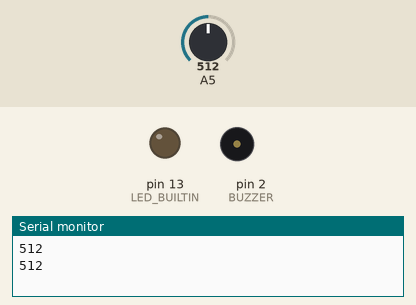
Recording of a sketch running on a simulated Arduino Uno, built with avr-gcc and run on an emulated ATmega328P. Parts: output pins drawn as LEDs (lit = HIGH), buzzer (waves = sounding), the last lines printed to the serial monitor. Inputs (shaded band) come from the test bench; at power-on: A5 = 512.

Above: at 1.8 s.
1.9 s: A5 set to 22
4.2 s: A5 set to 17
At 6.4 s:
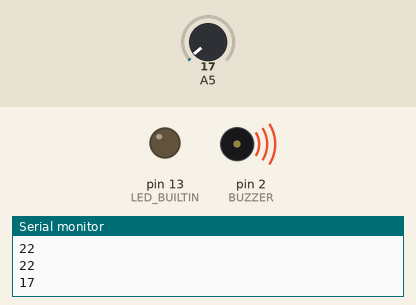
8.3 s: A5 set to 122
At 8.9 s:
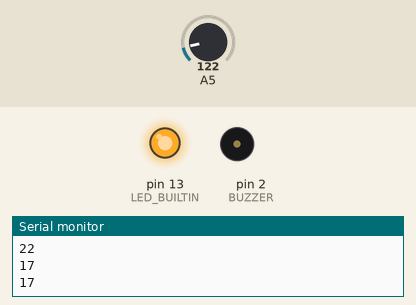
Timing chart, 0 to 11.3 s (numbered marks = the images above; inputs shaded):
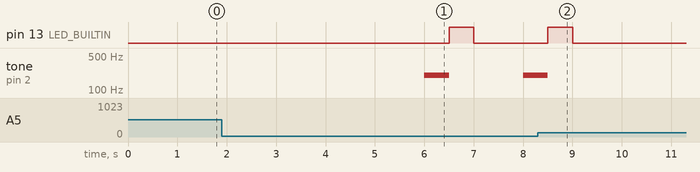

Measured:
- the behaviour switches between 20 and 19 on A5 (found by bisection; images 0 and 1)
- after the input at 4.2 s, pin 13 (LED_BUILTIN): LOW → HIGH after 2.3 s, → LOW 0.50 s later; tone on pin 2 (BUZZER): silent → 200 Hz after 1.8 s, → silent 0.50 s later, → 200 Hz 1.5 s later
- after the input at 8.3 s, pin 13 (LED_BUILTIN): goes on until 9.0 s, then stays LOW; tone on pin 2 (BUZZER): goes on until 8.5 s, then stays silent

The sketch:

SensoUltraSonik.ino
```cpp
#define BUZZER 2
#include <LiquidCrystal_I2C.h>

const int col = 16;
const int row = 2;
LiquidCrystal_I2C lcd(0x27, col, row);


void setup() {
  // put your setup code here, to run once:
Serial.begin(9600);
pinMode(A5, INPUT);
pinMode(LED_BUILTIN, OUTPUT);
pinMode(BUZZER, OUTPUT);


}

//untuk kedip led
  void ledBlink (int speed){
  digitalWrite(LED_BUILTIN, LOW);
}

//suara
void soundAlert(int speed, int freq) {
  tone (BUZZER, freq);
  delay(speed);
  noTone(BUZZER);
}

void loop() {
  // put your main code here, to run repeatedly:
  int sensor_value = analogRead(A5);
  Serial.println(sensor_value);
  delay(1000);
  ledBlink(500);


  if(sensor_value < 20){
    ledBlink(500);
    soundAlert(500, 200);
    digitalWrite(LED_BUILTIN, HIGH);
    delay(500);
    digitalWrite(LED_BUILTIN, LOW);

  }

}
```
